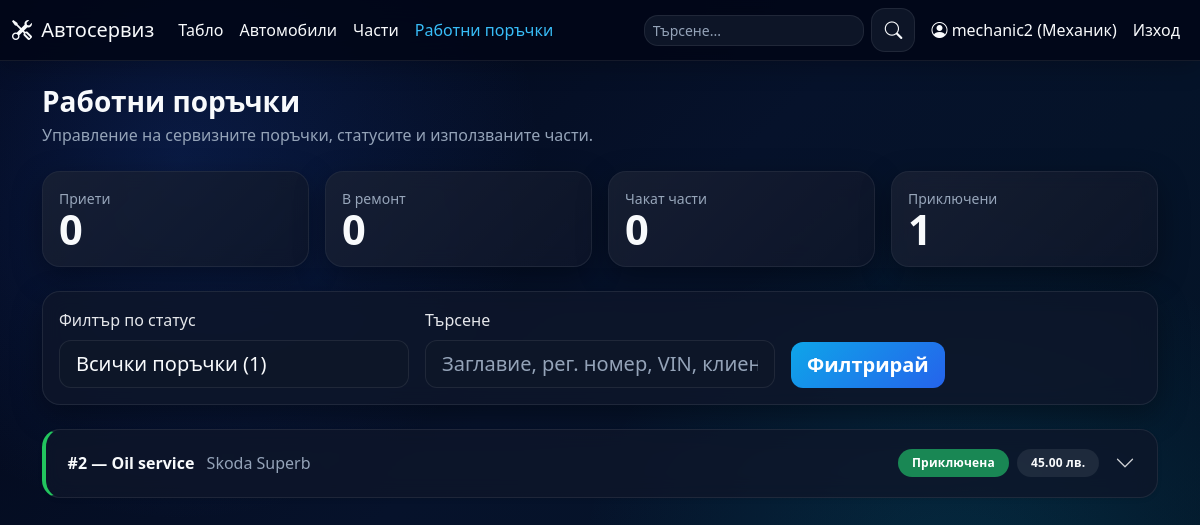
Screenshot of /work-orders (signed in) with the database file from the repository.
### app/models.py (models this page shows, shortened)
class User(UserMixin, db.Model):
    id = db.Column(db.Integer, primary_key=True)
    username = db.Column(db.String(80), unique=True, nullable=False)
    password_hash = db.Column(db.String(255), nullable=False)
    role = db.Column(db.String(20), nullable=False, default='client')
    full_name = db.Column(db.String(120))
    phone = db.Column(db.String(30))
    created_at = db.Column(db.DateTime, default=datetime.now)
    cars = db.relationship('Car', backref='user', lazy=True)

class WorkOrder(db.Model):
    id = db.Column(db.Integer, primary_key=True)
    title = db.Column(db.String(150), nullable=False)
    description = db.Column(db.Text, nullable=False)
    status = db.Column(db.String(30), nullable=False, default='open')
    notes = db.Column(db.Text)
    labor_cost = db.Column(db.Float, nullable=False, default=0.0)
    created_at = db.Column(db.DateTime, default=datetime.now)
    updated_at = db.Column(db.DateTime, default=datetime.now, onupdate=datetime.now)
    car_id = db.Column(db.Integer, db.ForeignKey('car.id'), nullable=False)
    client_id = db.Column(db.Integer, db.ForeignKey('user.id'))
    mechanic_id = db.Column(db.Integer, db.ForeignKey('user.id'))
    created_by_id = db.Column(db.Integer, db.ForeignKey('user.id'))
    client = db.relationship('User', foreign_keys=[client_id], backref='client_orders')
    mechanic = db.relationship('User', foreign_keys=[mechanic_id], backref='assigned_orders')
    created_by = db.relationship('User', foreign_keys=[created_by_id], backref='created_orders')
    parts = db.relationship('WorkOrderPart', backref='work_order', lazy=True, cascade='all, delete-orphan')
    @property
    def total_parts_cost(self):
        return round(sum((link.unit_price_snapshot or 0) * link.quantity_used for link in self.parts), 2)
    @property
    def total_cost(self):
        return round((self.labor_cost or 0) + self.total_parts_cost, 2)

class Car(db.Model):
    id = db.Column(db.Integer, primary_key=True)
    vin = db.Column(db.String(64), unique=True, nullable=False)
    registration_number = db.Column(db.String(32), unique=True)
    make = db.Column(db.String(80), nullable=False)
    model = db.Column(db.String(80), nullable=False)
    year = db.Column(db.Integer)
    owner_name = db.Column(db.String(120), nullable=False)
    owner_phone = db.Column(db.String(30))
    image_filename = db.Column(db.String(255))
    user_id = db.Column(db.Integer, db.ForeignKey('user.id'))
    created_at = db.Column(db.DateTime, default=datetime.now)
    orders = db.relationship('WorkOrder', backref='car', lazy=True, cascade='all, delete-orphan')

### app/routes_orders.py (the view, shortened to what this page needs)
    @app.route('/work-orders', methods=['GET', 'POST'])
    @login_required
    def list_work_orders():
        selected_status = request.args.get('status', '').strip()
        search = request.args.get('q', '').strip()
        query = WorkOrder.query.join(Car).order_by(WorkOrder.created_at.desc())
        if current_user.role == 'mechanic':
            query = query.filter((WorkOrder.mechanic_id == current_user.id) | (WorkOrder.mechanic_id.is_(None)))
        elif current_user.role == 'client':
            query = query.filter(client_order_filter(current_user))
        if selected_status in ALLOWED_WORK_ORDER_STATUSES:
            query = query.filter(WorkOrder.status == selected_status)
        work_orders = query.all()
        if current_user.role == 'client':
            cars = Car.query.filter(client_car_filter(current_user)).order_by(Car.make.asc(), Car.model.asc()).all()
        else:
            cars = Car.query.order_by(Car.make.asc(), Car.model.asc()).all()
        mechanics = User.query.filter_by(role='mechanic').all()
        parts = Part.query.order_by(Part.name.asc()).all()
        status_counts_query = WorkOrder.query
        if current_user.role == 'mechanic':
            status_counts_query = status_counts_query.filter((WorkOrder.mechanic_id == current_user.id) | (WorkOrder.mechanic_id.is_(None)))
        elif current_user.role == 'client':
            status_counts_query = status_counts_query.join(Car).filter(client_order_filter(current_user))
        status_counts = {code: status_counts_query.filter(WorkOrder.status == code).count() for code in ALLOWED_WORK_ORDER_STATUSES}
        total_visible_orders = sum(status_counts.values())
        return render_template(
            'work_orders.html',
            work_orders=work_orders,
            cars=cars,
            mechanics=mechanics,
            parts=parts,
            selected_status=selected_status,
            search=search,
            status_counts=status_counts,
            total_visible_orders=total_visible_orders,
        )

### app/route_support.py (called while the page is built)
def register_template_helpers(app):
    @app.context_processor
    def inject_status_helpers():
        return {
            'status_label': status_label,
            'status_badge': status_badge,
            'status_meta': STATUS_META,
            'role_label': role_label,
            'pdf_export_enabled': pdf_export_available(),
        }

def status_label(status: str) -> str:
    return STATUS_META.get(status, {}).get('label', status)

def status_badge(status: str) -> str:
    return STATUS_META.get(status, {}).get('badge', 'text-bg-light')

def role_label(role: str) -> str:
    return ROLE_META.get(role, role)

def load_pdf_dependencies():
    pagesizes = import_module('reportlab.lib.pagesizes')
    utils = import_module('reportlab.lib.utils')
    pdfbase = import_module('reportlab.pdfbase')
    ttfonts = import_module('reportlab.pdfbase.ttfonts')
    pdfgen = import_module('reportlab.pdfgen.canvas')
    return {
        'A4': pagesizes.A4,
        'simple_split': utils.simpleSplit,
        'pdfmetrics': pdfbase.pdfmetrics,
        'ttfont': ttfonts.TTFont,
        'canvas': pdfgen,
    }

def pdf_export_available() -> bool:
    try:
        load_pdf_dependencies()
    except ImportError:
        return False
    return True

### app/templates/work_orders.html (shortened to what this page needs)
{% extends "base.html" %}
{% block content %}
<div class="d-flex justify-content-between align-items-center mb-4">
  <div>
    <h3 class="mb-1">Работни поръчки</h3>
    <p class="text-muted mb-0">Управление на сервизните поръчки, статусите и използваните части.</p>
  </div>
</div>
<div class="row g-3 mb-4">
  <div class="col-xl-3 col-md-6"><div class="card stat-card h-100 status-open-card"><div class="card-body"><div class="text-muted small">Приети</div><div class="stat-number">{{ status_counts['open'] }}</div></div></div></div>
  <div class="col-xl-3 col-md-6"><div class="card stat-card h-100 status-progress-card"><div class="card-body"><div class="text-muted small">В ремонт</div><div class="stat-number">{{ status_counts['in_progress'] }}</div></div></div></div>
  <div class="col-xl-3 col-md-6"><div class="card stat-card h-100 status-awaiting-card"><div class="card-body"><div class="text-muted small">Чакат части</div><div class="stat-number">{{ status_counts['awaiting_parts'] }}</div></div></div></div>
  <div class="col-xl-3 col-md-6"><div class="card stat-card h-100 status-completed-card"><div class="card-body"><div class="text-muted small">Приключени</div><div class="stat-number">{{ status_counts['completed'] }}</div></div></div></div>
</div>
<div class="card mb-4">
  <div class="card-body">
    <form method="get" class="row g-3 align-items-end">
      <div class="col-lg-4">
        <label class="form-label">Филтър по статус</label>
        <select name="status" class="form-select form-select-lg filter-select">
          <option value="" {% if not selected_status %}selected{% endif %}>Всички поръчки ({{ total_visible_orders }})</option>
        </select>
      </div>
      <div class="col-lg-4">
        <label class="form-label">Търсене</label>
        <input class="form-control form-control-lg" name="q" value="{{ search or '' }}" placeholder="Заглавие, рег. номер, VIN, клиент...">
      </div>
      <div class="col-lg-4 d-flex gap-2">
        <button class="btn btn-primary btn-lg">Филтрирай</button>
      </div>
    </form>
  </div>
</div>
<div class="accordion" id="ordersAccordion">
  {% for order in work_orders %}
  <div class="accordion-item mb-3 shadow-sm order-item status-{{ order.status }}">
    <h2 class="accordion-header" id="heading{{ order.id }}">
      <button class="accordion-button collapsed" type="button" data-bs-toggle="collapse" data-bs-target="#collapse{{ order.id }}" aria-expanded="false" aria-controls="collapse{{ order.id }}">
        <div class="d-flex flex-column flex-md-row justify-content-between w-100 me-3 gap-2 align-items-start align-items-md-center">
          <div>
            <span class="fw-semibold">#{{ order.id }} — {{ order.title }}</span>
            <span class="text-muted ms-md-2">{{ order.car.make }} {{ order.car.model }}</span>
          </div>
          <div class="d-flex flex-wrap align-items-center gap-2">
            <span class="badge {{ status_badge(order.status) }} status-pill">{{ status_label(order.status) }}</span>
            <span class="badge text-bg-light">{{ '%.2f'|format(order.total_cost) }} лв.</span>
          </div>
        </div>
      </button>
    </h2>
  </div>
  {% else %}
  <div class="card"><div class="card-body text-muted">Няма работни поръчки за избрания филтър.</div></div>
  {% endfor %}
</div>
{% endblock %}

### app/templates/base.html (shortened to what this page needs)
<!doctype html>
<html lang="bg">
<head>
  <link href="https://cdn.jsdelivr.net/npm/bootstrap@5.3.3/dist/css/bootstrap.min.css" rel="stylesheet">
  <link rel="stylesheet" href="https://cdn.jsdelivr.net/npm/bootstrap-icons@1.11.3/font/bootstrap-icons.min.css">
  <link rel="stylesheet" href="{{ url_for('static', filename='css/styles.css') }}">
</head>
<body>
<nav class="navbar navbar-expand-lg sticky-top">
  <div class="container-fluid">
    <a class="navbar-brand" href="{{ url_for('landing') if not current_user.is_authenticated else url_for('dashboard') }}">
      <i class="bi bi-tools me-1"></i> Автосервиз
    </a>
    <div class="collapse navbar-collapse" id="navMenu">
      {% if current_user.is_authenticated %}
      <ul class="navbar-nav me-auto mb-2 mb-lg-0">
        <li class="nav-item"><a class="nav-link {% if request.path.startswith('/dashboard') %}active{% endif %}" href="{{ url_for('dashboard') }}">Табло</a></li>
        <li class="nav-item"><a class="nav-link {% if request.path.startswith('/cars') %}active{% endif %}" href="{{ url_for('list_cars') }}">Автомобили</a></li>
        <li class="nav-item"><a class="nav-link {% if request.path.startswith('/parts') %}active{% endif %}" href="{{ url_for('list_parts') }}">Части</a></li>
        <li class="nav-item"><a class="nav-link {% if request.path.startswith('/work-orders') %}active{% endif %}" href="{{ url_for('list_work_orders') }}">Работни поръчки</a></li>
      </ul>
      {% endif %}
      <ul class="navbar-nav ms-auto align-items-center gap-2">
        {% if current_user.is_authenticated %}
        <li class="nav-item me-2 d-none d-md-block">
          <div class="input-group search-box">
            <input id="globalSearch" class="form-control form-control-sm" type="search" placeholder="Търсене...">
            <span class="input-group-text bg-white"><i class="bi bi-search"></i></span>
          </div>
        </li>
        <li class="nav-item"><span class="navbar-text"><i class="bi bi-person-circle"></i> {{ current_user.username }} ({{ role_label(current_user.role) }})</span></li>
        <li class="nav-item"><a class="nav-link text-danger" href="{{ url_for('logout') }}">Изход</a></li>
        {% else %}
        <li class="nav-item"><a class="nav-link" href="{{ url_for('login') }}">Вход</a></li>
        {% endif %}
      </ul>
    </div>
  </div>
</nav>
<div class="container py-4">
  {% block content %}{% endblock %}
</div>
</body>
</html>

### rows the page displays
User: username "mechanic2", role "Механик"
WorkOrder: id "2", title "Oil service", car.make "Skoda", car.model "Superb", status "Приключена", total_cost "45.00"

### other values shown
{{ status_counts['open'] }} "0"
{{ status_counts['in_progress'] }} "0"
{{ status_counts['awaiting_parts'] }} "0"
{{ status_counts['completed'] }} "1"
